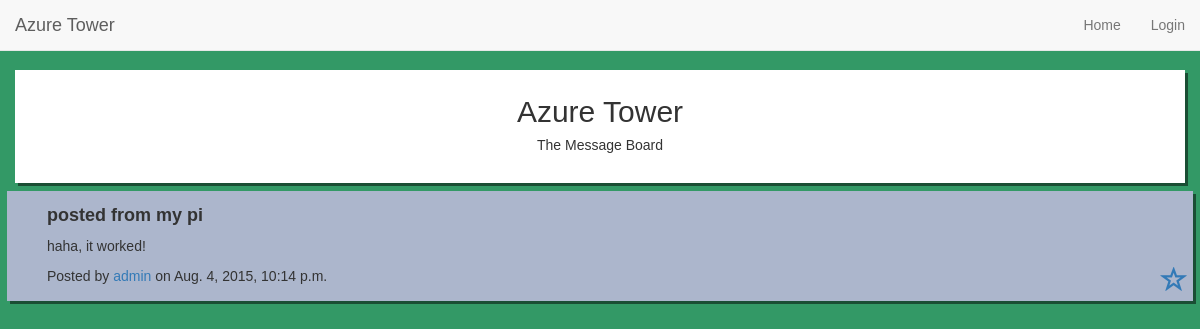
The app's page /message/2/ with its own data.
### main/models.py (models this page shows, shortened)
class Message(models.Model):
    title = models.CharField(max_length=255, default="i can't think of a title")
    text = models.TextField()
    author = models.ForeignKey(User)
    date_posted = models.DateTimeField(auto_now_add=True)
    favorite = models.ManyToManyField(User, related_name='favorites', blank=True)

### main/views.py (the view)
# urls.py: url(r'^message/(?P<id>[0-9]+)/$', 'main.views.edit_message', name='edit_message'),
def edit_message(request, id):
    if request.method == 'DELETE':
        if request.user.is_superuser or is_admin(request.user):
            Message.objects.get(id=id).delete()
            return HttpResponse(status=204)
        else:
            return HttpResponse(status=401)
    elif request.method == 'GET':
        message = Message.objects.get(id=id)
        return render(request, 'message.html', {'message': message})

### main/templates/message.html (shortened to what this page needs)
{% extends 'base.html' %}
{% load staticfiles %}
{% block content %}
    <div data-message-id='{{ message.id }}' class="message">
        <h4 class="message-title">
            {{ message.title }}
        </h4>
        <p class="message-text">
            {{ message.text }}
        </p>
        <p class="message-date">Posted by <a href="#">{{ message.author.username }}</a> on {{ message.date_posted }}
            <a class='favorite-message-link'><span class='glyphicon glyphicon-star-empty'></span></a>
        </p>
    </div>
{% endblock content %}

### main/static/css/message_board.css (style rules this page uses)
body { font-family: 'Consolas', 'Arial', sans-sarif; background-color: #339966; margin-bottom: 50px; }
.message span { font-size: 20pt; float: right; }
.message { padding: 5px; padding-left: 40px; background-color: #acb6cc; -webkit-box-shadow: 3px 3px 0px 0px rgba(0,0,0,0.49); -moz-box-shadow: 3px 3px 0px 0px rgba(0,0,0,0.49); box-shadow: 3px 3px 0px 0px rgba(0,0,0,0.49); margin: 7px; }
.message-title { font-weight: bold; }

### records on screen
Message: title "posted from my pi", text "haha, it worked!", author.username "admin", date_posted "Aug. 4, 2015, 10:14 p.m."
